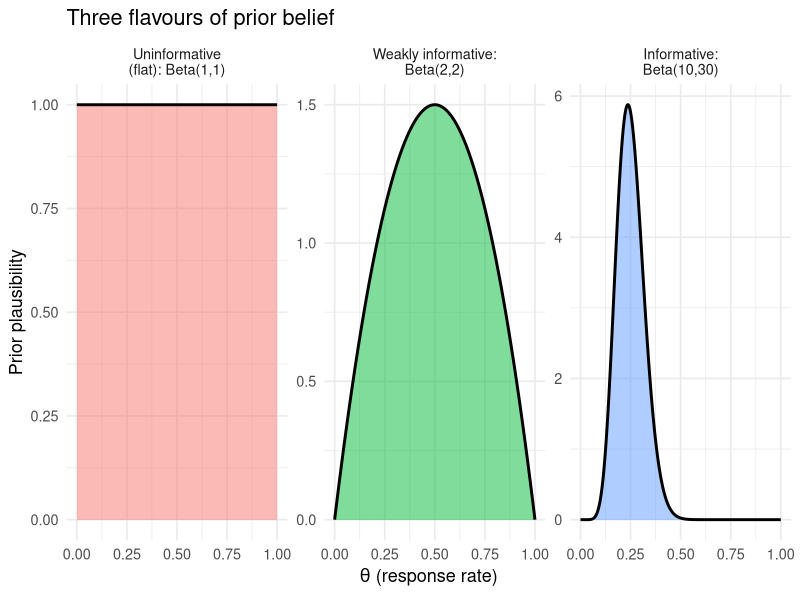
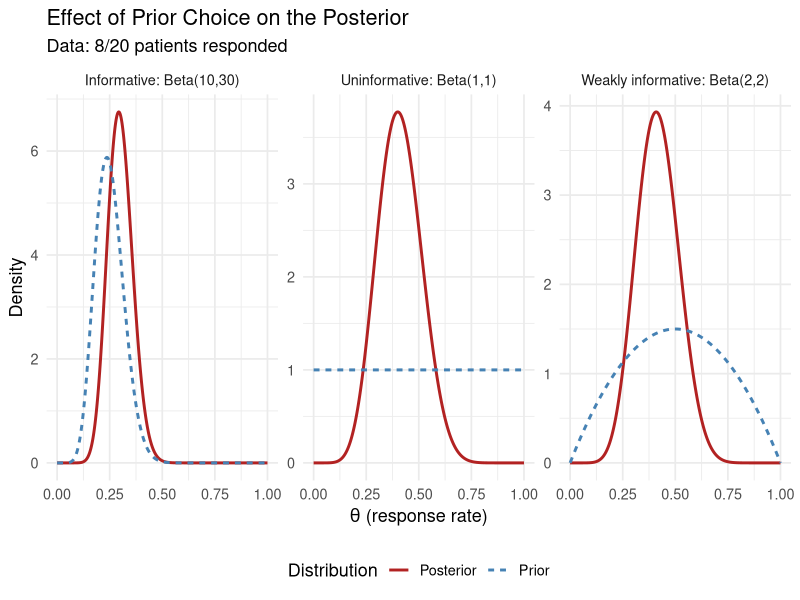
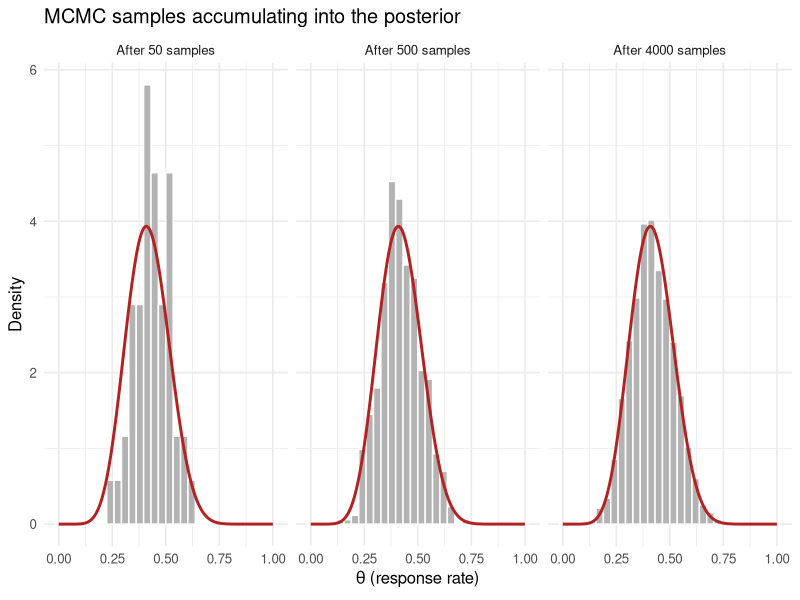
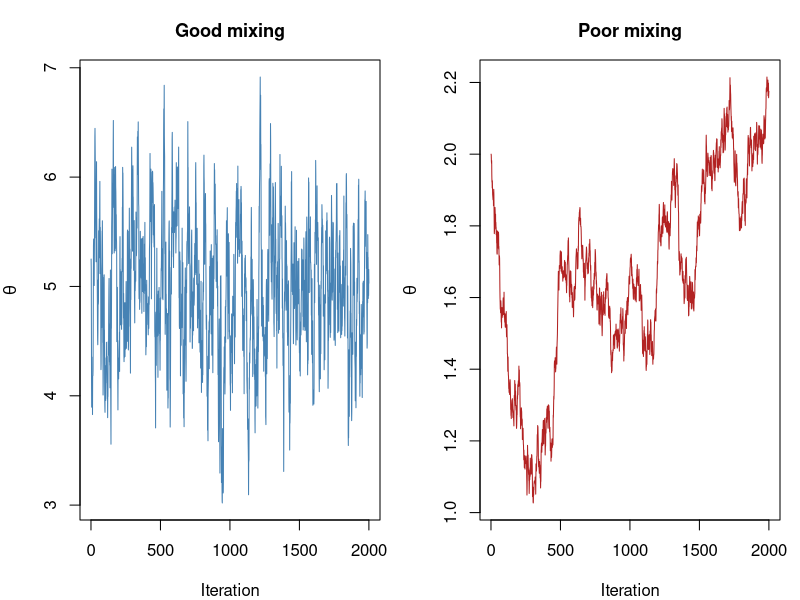
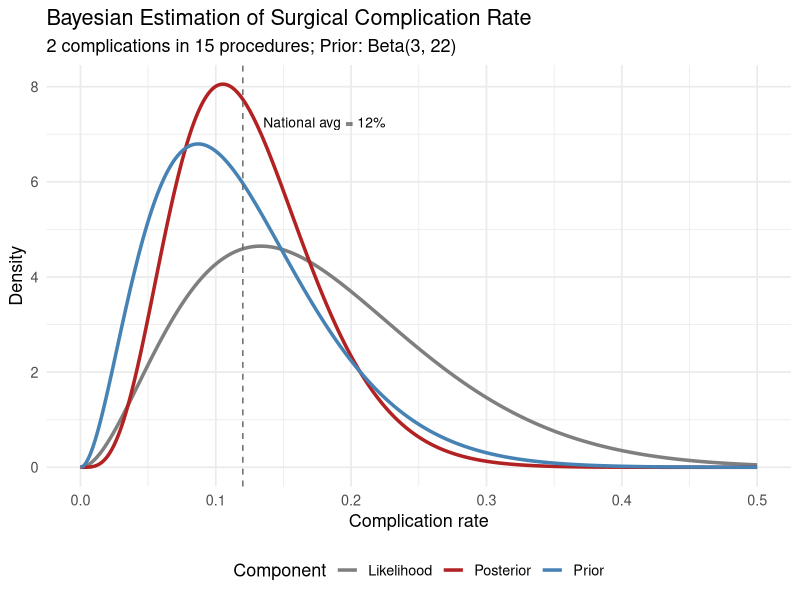
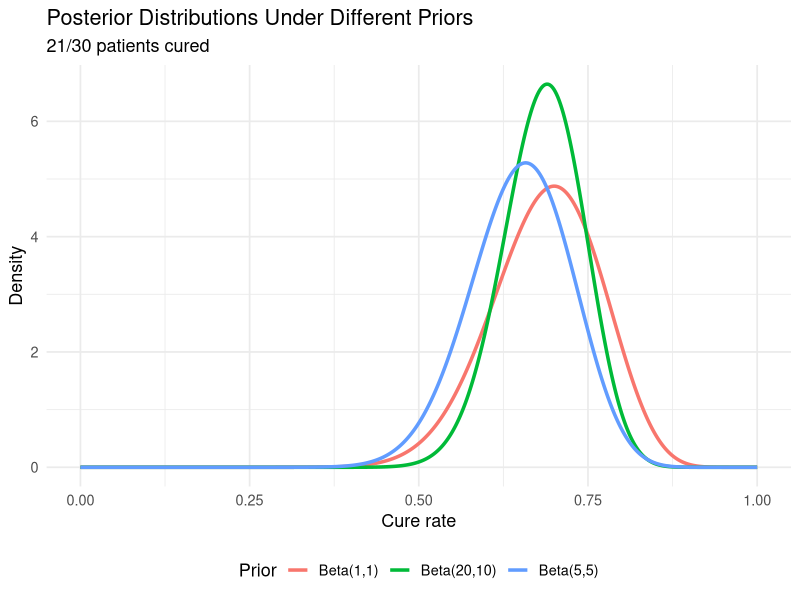

Write the R code that produced these figures, in order.
## ---- chunk 1
#| include: false
library(tidyverse)
library(knitr)
## ---- chunk 2
#| label: fig-prior-types
#| fig-cap: "Three types of prior belief about a response rate, from no opinion (flat) to a confident prior expectation (informative). The x-axis is the response rate; the height shows how plausible the prior considers each value."
#| fig-width: 10
#| fig-height: 4

library(tidyverse)

theta <- seq(0, 1, length.out = 400)

prior_types <- tibble(
  type = factor(c("Uninformative\n(flat): Beta(1,1)",
                  "Weakly informative:\nBeta(2,2)",
                  "Informative:\nBeta(10,30)"),
                levels = c("Uninformative\n(flat): Beta(1,1)",
                           "Weakly informative:\nBeta(2,2)",
                           "Informative:\nBeta(10,30)")),
  a = c(1, 2, 10),
  b = c(1, 2, 30)
)

prior_curves <- prior_types %>%
  rowwise() %>%
  reframe(type = type, theta = theta, density = dbeta(theta, a, b))

ggplot(prior_curves, aes(theta, density, fill = type)) +
  geom_area(alpha = 0.5) +
  geom_line(linewidth = 1) +
  facet_wrap(~ type, scales = "free_y") +
  labs(x = expression(theta ~ "(response rate)"), y = "Prior plausibility",
       title = "Three flavours of prior belief") +
  theme_minimal(base_size = 13) +
  theme(legend.position = "none")
## ---- chunk 3
#| label: fig-beta-priors
#| fig-cap: "Three Beta priors and their posteriors after observing 8 responses in 20 patients."
#| fig-width: 10
#| fig-height: 5

library(tidyverse)

# Observed data: 8 successes out of 20 trials
y <- 8; n <- 20

# Define three priors
priors <- tibble(
  prior_name = c("Uninformative: Beta(1,1)",
                 "Weakly informative: Beta(2,2)",
                 "Informative: Beta(10,30)"),
  alpha0 = c(1, 2, 10),
  beta0  = c(1, 2, 30)
)

theta <- seq(0, 1, length.out = 500)

# Build plotting data
plot_data <- priors %>%
  rowwise() %>%
  reframe(
    prior_name = prior_name,
    theta = theta,
    Prior     = dbeta(theta, alpha0, beta0),
    Posterior = dbeta(theta, alpha0 + y, beta0 + n - y)
  ) %>%
  pivot_longer(cols = c(Prior, Posterior),
               names_to = "Distribution", values_to = "Density")

ggplot(plot_data, aes(x = theta, y = Density, colour = Distribution,
                       linetype = Distribution)) +
  geom_line(linewidth = 1) +
  facet_wrap(~ prior_name, scales = "free_y") +
  scale_colour_manual(values = c("Prior" = "steelblue", "Posterior" = "firebrick")) +
  labs(x = expression(theta ~ "(response rate)"),
       y = "Density",
       title = "Effect of Prior Choice on the Posterior",
       subtitle = "Data: 8/20 patients responded") +
  theme_minimal(base_size = 13) +
  theme(legend.position = "bottom")
## ---- chunk 4
#| label: credible-interval-demo

# Posterior from weakly informative prior Beta(2,2) + data (8/20)
alpha_post <- 2 + 8
beta_post  <- 2 + 12

# 95% credible interval (equal-tailed)
ci_95 <- qbeta(c(0.025, 0.975), alpha_post, beta_post)
cat("Posterior mean:", alpha_post / (alpha_post + beta_post), "\n")
cat("95% credible interval:", round(ci_95, 3), "\n")

# Probability that response rate exceeds 30%
prob_gt_30 <- 1 - pbeta(0.30, alpha_post, beta_post)
cat("P(theta > 0.30 | data):", round(prob_gt_30, 3), "\n")
## ---- chunk 5
#| label: fig-mcmc-posterior-build
#| fig-cap: "How MCMC reconstructs a posterior. Each grey histogram is the collection of values the sampler has visited so far; as more samples accumulate (left to right), the histogram fills in the true posterior density (red curve) it was never given as a formula."
#| fig-width: 10
#| fig-height: 3.6

library(tidyverse)

# Target posterior for the 8/20 example with a Beta(2,2) prior: Beta(10, 14)
a_post <- 10; b_post <- 14

# Draw samples from the posterior (in practice MCMC would generate these;
# here we sample directly to illustrate what the accumulating draws look like)
set.seed(1)
draws <- rbeta(4000, a_post, b_post)

theta <- seq(0, 1, length.out = 300)
true_curve <- tibble(theta = theta, density = dbeta(theta, a_post, b_post))

stages <- c(50, 500, 4000)
hist_data <- map_dfr(stages, function(k) {
  tibble(n_samples = paste0("After ", k, " samples"), theta = draws[1:k])
}) %>%
  mutate(n_samples = factor(n_samples,
           levels = paste0("After ", stages, " samples")))

ggplot(hist_data, aes(theta)) +
  geom_histogram(aes(y = after_stat(density)), bins = 30,
                 fill = "grey70", colour = "white") +
  geom_line(data = expand_grid(n_samples = factor(paste0("After ", stages, " samples"),
                                 levels = paste0("After ", stages, " samples")),
                               true_curve),
            aes(theta, density), colour = "firebrick", linewidth = 1) +
  facet_wrap(~ n_samples) +
  labs(x = expression(theta ~ "(response rate)"), y = "Density",
       title = "MCMC samples accumulating into the posterior") +
  theme_minimal(base_size = 12)
## ---- chunk 6
#| label: fig-mcmc-demo
#| fig-cap: "Simulated MCMC trace plots: a well-behaved chain (left) and a poorly-mixing chain (right)."
#| fig-width: 10
#| fig-height: 4

set.seed(42)

# Simulate a well-behaved chain (approximately normal draws)
good_chain <- cumsum(rnorm(2000, 0, 0.1)) * 0
good_chain[1] <- rnorm(1, 5, 1)
for (i in 2:2000) {
  good_chain[i] <- good_chain[i-1] + rnorm(1, 0, 0.3)
  # Metropolis-like: pull toward mean of 5
  good_chain[i] <- good_chain[i] + 0.1 * (5 - good_chain[i])
}

# Simulate a poorly-mixing chain (high autocorrelation)
bad_chain <- numeric(2000)
bad_chain[1] <- 2
for (i in 2:2000) {
  bad_chain[i] <- bad_chain[i-1] + rnorm(1, 0, 0.02)
}

par(mfrow = c(1, 2), mar = c(4, 4, 3, 1))
plot(good_chain, type = "l", col = "steelblue",
     main = "Good mixing", xlab = "Iteration", ylab = expression(theta),
     cex.main = 1.1)
plot(bad_chain, type = "l", col = "firebrick",
     main = "Poor mixing", xlab = "Iteration", ylab = expression(theta),
     cex.main = 1.1)
## ---- chunk 7
#| label: fig-surgical-posterior
#| fig-cap: "Posterior distribution for the complication rate of a new surgical procedure."
#| fig-width: 8
#| fig-height: 5

# Data
y <- 2   # complications
n <- 15  # procedures

# Prior: weakly informative, centred near the national average of 12%
# Beta(3, 22) has mean 3/25 = 0.12 and is moderately concentrated
alpha_prior <- 3
beta_prior  <- 22

# Posterior
alpha_post <- alpha_prior + y
beta_post  <- beta_prior + n - y

theta <- seq(0, 0.5, length.out = 500)

plot_df <- tibble(
  theta = theta,
  Prior     = dbeta(theta, alpha_prior, beta_prior),
  Likelihood = dbeta(theta, y + 1, n - y + 1),  # normalised for visualisation
  Posterior = dbeta(theta, alpha_post, beta_post)
) %>%
  pivot_longer(-theta, names_to = "Component", values_to = "Density")

ggplot(plot_df, aes(x = theta, y = Density, colour = Component)) +
  geom_line(linewidth = 1.2) +
  scale_colour_manual(values = c("Prior" = "steelblue",
                                  "Likelihood" = "grey50",
                                  "Posterior" = "firebrick")) +
  labs(x = "Complication rate",
       y = "Density",
       title = "Bayesian Estimation of Surgical Complication Rate",
       subtitle = "2 complications in 15 procedures; Prior: Beta(3, 22)") +
  geom_vline(xintercept = 0.12, linetype = "dashed", colour = "grey40") +
  annotate("text", x = 0.135, y = max(dbeta(theta, alpha_post, beta_post)) * 0.9,
           label = "National avg = 12%", size = 3.5, hjust = 0) +
  theme_minimal(base_size = 13) +
  theme(legend.position = "bottom")

# Posterior summaries
cat("Posterior mean:", round(alpha_post / (alpha_post + beta_post), 3), "\n")
cat("95% credible interval:",
    round(qbeta(c(0.025, 0.975), alpha_post, beta_post), 3), "\n")
cat("P(rate > 0.20 | data):",
    round(1 - pbeta(0.20, alpha_post, beta_post), 3), "\n")
## ---- chunk 8
#| label: exercise-1-solution
#| code-fold: true
#| code-summary: "Show solution"

# Part (a): Mammogram
sens_mammo <- 0.90
spec_mammo <- 0.92
prevalence <- 0.02

post_mammo <- (sens_mammo * prevalence) /
  (sens_mammo * prevalence + (1 - spec_mammo) * (1 - prevalence))
cat("P(cancer | positive mammogram):", round(post_mammo, 4), "\n")

# Part (b): Ultrasound, using posterior from (a) as new prior
sens_us <- 0.95
spec_us <- 0.85
prior_us <- post_mammo

post_us <- (sens_us * prior_us) /
  (sens_us * prior_us + (1 - spec_us) * (1 - prior_us))
cat("P(cancer | positive mammogram AND positive ultrasound):",
    round(post_us, 4), "\n")
## ---- chunk 9
#| label: exercise-2-solution
#| code-fold: true
#| code-summary: "Show solution"
#| fig-width: 8
#| fig-height: 5

y <- 21; n <- 30
priors <- list(
  list(name = "Beta(1,1)", a = 1, b = 1),
  list(name = "Beta(5,5)", a = 5, b = 5),
  list(name = "Beta(20,10)", a = 20, b = 10)
)

theta <- seq(0, 1, length.out = 500)
plot_df <- tibble()

for (p in priors) {
  a_post <- p$a + y
  b_post <- p$b + n - y
  ci <- qbeta(c(0.025, 0.975), a_post, b_post)
  cat(sprintf("%s -> Posterior mean: %.3f, 95%% CI: [%.3f, %.3f]\n",
              p$name, a_post / (a_post + b_post), ci[1], ci[2]))
  plot_df <- bind_rows(plot_df,
    tibble(theta = theta, Density = dbeta(theta, a_post, b_post),
           Prior = p$name))
}

ggplot(plot_df, aes(x = theta, y = Density, colour = Prior)) +
  geom_line(linewidth = 1.2) +
  labs(x = "Cure rate", y = "Density",
       title = "Posterior Distributions Under Different Priors",
       subtitle = "21/30 patients cured") +
  theme_minimal(base_size = 13) +
  theme(legend.position = "bottom")
